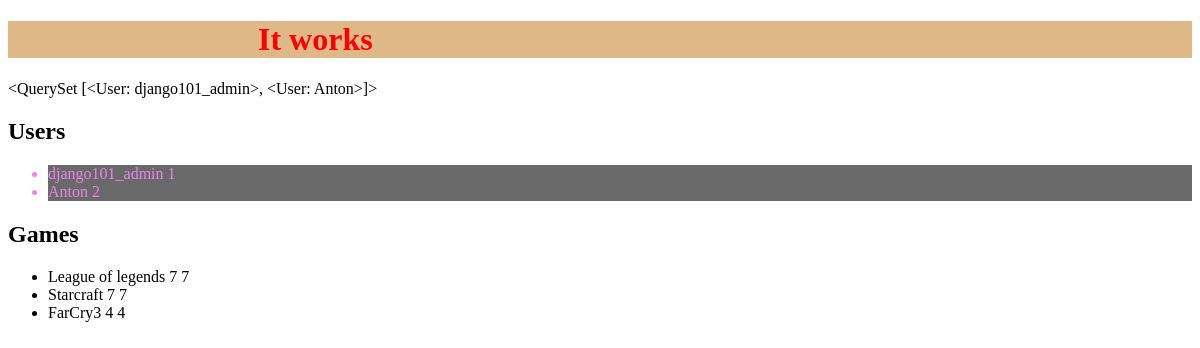
Before: / with the older database file.
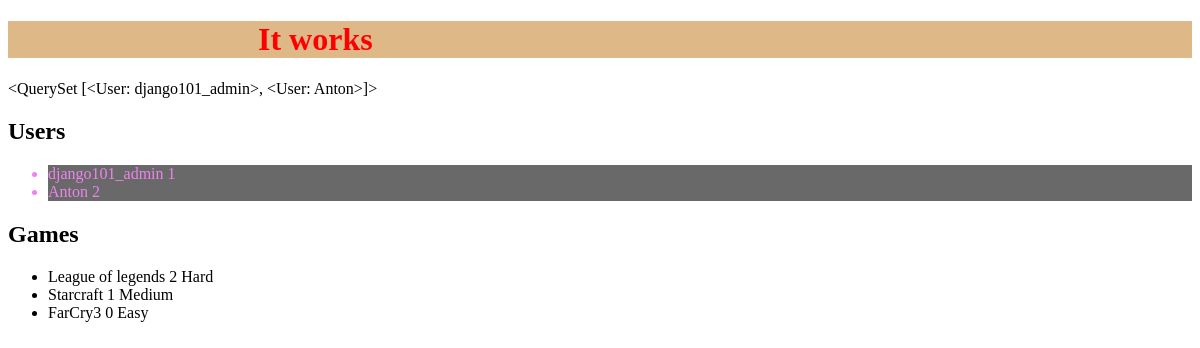
After: the same page with the newer database file.
### django102/models/game.py (models this page shows)
class Game(models.Model):
    DIFFICULTY_LEVELS_CHOICES = (
        (0, 'Easy'),
        (1, 'Medium'),
        (2, 'Hard'),
    )
    name = models.CharField(max_length=30, blank=False, default='')
    level_of_difficulty = models.IntegerField(
        blank=False,
        choices=DIFFICULTY_LEVELS_CHOICES
    )
    player = models.ManyToManyField(Player)

### django102/views.py (the view)
# urls.py: path('', index),
def index(request):
    title = 'SoftUni Django 101'
    users = User.objects.all()
    games = Game.objects.all()
    context = {
        'title': title,
        'users': users,
        'games': games,
    }
    return render(request, 'index.html', context)

### templates/index.html (shortened to what this page needs)
{% load static %}
<!DOCTYPE html>
<html lang="en">
<head>
    <link rel="stylesheet" href="{% static 'css/main.css' %}">
</head>
<body>
<h1>It works</h1>
<p>{{ users }}</p>
<h2>Users</h2>
{% if users %}
    <ul>
        {% for user in users %}
            <li class='highlightable' {% cycle 'even' 'odd' %}>
                {{ user.username }}
                {% cycle '1' '2' %}
            </li>
        {% endfor %}
    </ul>
{% else %}
    <p>No users</p>
{% endif %}
<h2>Games</h2>
{% if games %}
    <ul>
        {% for game in games %}
            <li>
                {{ game.name }}
                {{ game.level_of_difficulty }}
                {{ game.get_level_of_difficulty_display }}
            </li>
        {% endfor %}
    </ul>
{% else %}
    <p>No games</p>
{% endif %}
</body>
</html>

### static/css/main.css (style rules this page uses)
h1 { padding-left: 250px; position: relative; background-color: burlywood; color: red; }
.highlightable { background-color: dimgray; color: violet; }

Changed rows visible on the page:
changed Game "League of legends": level_of_difficulty "7" → "2"; level_of_difficulty "7" → "Hard"
changed Game "Starcraft": level_of_difficulty "7" → "1"; level_of_difficulty "7" → "Medium"
changed Game "FarCry3": level_of_difficulty "4" → "0"; level_of_difficulty "4" → "Easy"
